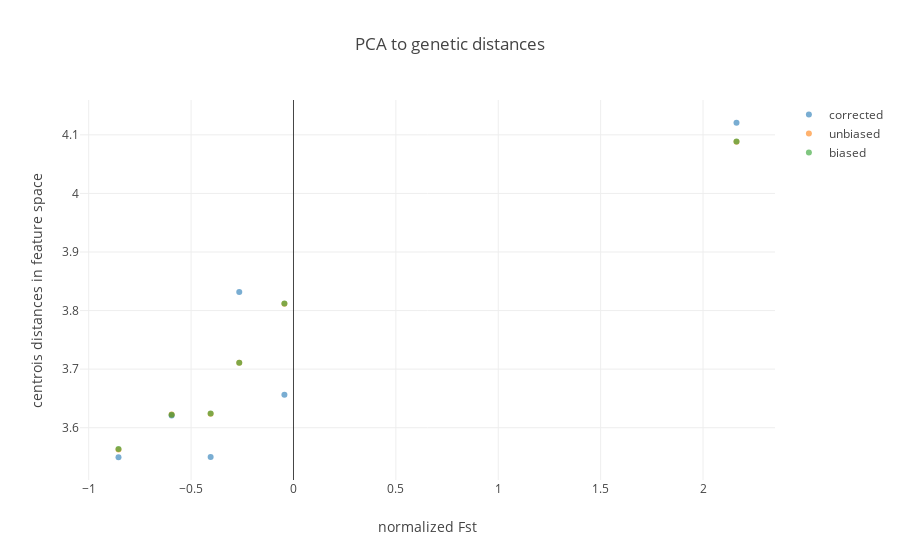

Notebook source saved alongside this figure:
### Markdown cell above
**Fig. 6** Relation between pairwise centroid distances in unbiased scenario versus biased and corrected scenarios. Distances were left unscaled.

### Code cell
fig_fsts= [go.Scatter(
    x= fsts_compare,
    y= t[:,i],
    mode= 'markers',
    marker= dict(
        color= i,
        opacity= .6
    ),
    name= ['unbiased','biased','corrected'][i-1]
    ) for i in [0,1,2]
]

layout = go.Layout(
    title= 'PCA to genetic distances',
    yaxis=dict(
        title='centrois distances in feature space'),
    xaxis=dict(
        title='normalized Fst')
)

fig= go.Figure(data=fig_fsts, layout=layout)
iplot(fig)

### Figure 1 — Plotly figure (JSON) as saved in the notebook; plotly's stock layout.template omitted (floating-point values rounded to 4 significant figures)
{"data": [{"marker": {"color": 0, "opacity": 0.6}, "mode": "markers", "name": "corrected", "type": "scatter", "x": [-0.595, 2.163, -0.04433, -0.2649, -0.8545, -0.4046], "y": [3.621, 4.121, 3.656, 3.831, 3.55, 3.55]}, {"marker": {"color": 1, "opacity": 0.6}, "mode": "markers", "name": "unbiased", "type": "scatter", "x": [-0.595, 2.163, -0.04433, -0.2649, -0.8545, -0.4046], "y": [3.622, 4.088, 3.812, 3.711, 3.563, 3.624]}, {"marker": {"color": 2, "opacity": 0.6}, "mode": "markers", "name": "biased", "type": "scatter", "x": [-0.595, 2.163, -0.04433, -0.2649, -0.8545, -0.4046], "y": [3.622, 4.088, 3.812, 3.711, 3.563, 3.624]}], "layout": {"title": "PCA to genetic distances", "xaxis": {"title": "normalized Fst"}, "yaxis": {"title": "centrois distances in feature space"}}}
